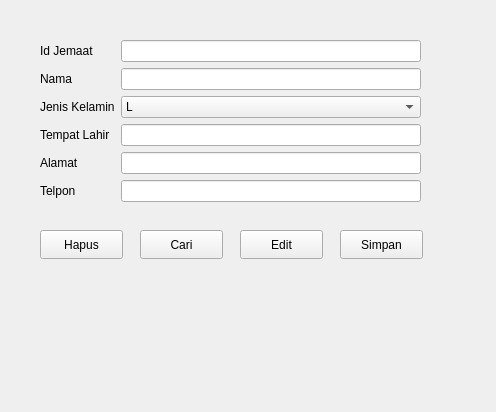
<?xml version="1.0" encoding="UTF-8"?>
<ui version="4.0">
 <class>FormJemaat</class>
 <widget class="QWidget" name="FormJemaat">
  <property name="geometry">
   <rect>
    <x>0</x>
    <y>0</y>
    <width>496</width>
    <height>412</height>
   </rect>
  </property>
  <property name="windowTitle">
   <string>Form</string>
  </property>
  <widget class="QWidget" name="formLayoutWidget">
   <property name="geometry">
    <rect>
     <x>40</x>
     <y>40</y>
     <width>381</width>
     <height>181</height>
    </rect>
   </property>
   <layout class="QFormLayout" name="formLayout">
    <item row="0" column="0">
     <widget class="QLabel" name="idJemaatLabel">
      <property name="text">
       <string>Id Jemaat</string>
      </property>
     </widget>
    </item>
    <item row="0" column="1">
     <widget class="QLineEdit" name="idJemaatLineEdit"/>
    </item>
    <item row="1" column="0">
     <widget class="QLabel" name="namaLabel">
      <property name="text">
       <string>Nama</string>
      </property>
     </widget>
    </item>
    <item row="1" column="1">
     <widget class="QLineEdit" name="namaLineEdit"/>
    </item>
    <item row="2" column="0">
     <widget class="QLabel" name="jenisKelaminLabel">
      <property name="text">
       <string>Jenis Kelamin</string>
      </property>
     </widget>
    </item>
    <item row="2" column="1">
     <widget class="QComboBox" name="jenisKelaminComboBox">
      <item>
       <property name="text">
        <string>L</string>
       </property>
      </item>
      <item>
       <property name="text">
        <string>P</string>
       </property>
      </item>
     </widget>
    </item>
    <item row="3" column="0">
     <widget class="QLabel" name="tempatLahirLabel">
      <property name="text">
       <string>Tempat Lahir</string>
      </property>
     </widget>
    </item>
    <item row="3" column="1">
     <widget class="QLineEdit" name="tempatLahirLineEdit"/>
    </item>
    <item row="4" column="0">
     <widget class="QLabel" name="alamatLabel">
      <property name="text">
       <string>Alamat</string>
      </property>
     </widget>
    </item>
    <item row="4" column="1">
     <widget class="QLineEdit" name="alamatLineEdit"/>
    </item>
    <item row="5" column="0">
     <widget class="QLabel" name="telponLabel">
      <property name="text">
       <string>Telpon</string>
      </property>
     </widget>
    </item>
    <item row="5" column="1">
     <widget class="QLineEdit" name="telponLineEdit"/>
    </item>
   </layout>
  </widget>
  <widget class="QPushButton" name="pushButton_4">
   <property name="geometry">
    <rect>
     <x>340</x>
     <y>230</y>
     <width>83</width>
     <height>29</height>
    </rect>
   </property>
   <property name="text">
    <string>Simpan</string>
   </property>
  </widget>
  <widget class="QPushButton" name="pushButton_2">
   <property name="geometry">
    <rect>
     <x>140</x>
     <y>230</y>
     <width>83</width>
     <height>29</height>
    </rect>
   </property>
   <property name="text">
    <string>Cari</string>
   </property>
  </widget>
  <widget class="QPushButton" name="pushButton">
   <property name="geometry">
    <rect>
     <x>40</x>
     <y>230</y>
     <width>83</width>
     <height>29</height>
    </rect>
   </property>
   <property name="text">
    <string>Hapus</string>
   </property>
  </widget>
  <widget class="QPushButton" name="pushButton_3">
   <property name="geometry">
    <rect>
     <x>240</x>
     <y>230</y>
     <width>83</width>
     <height>29</height>
    </rect>
   </property>
   <property name="text">
    <string>Edit</string>
   </property>
  </widget>
 </widget>
 <resources/>
 <connections/>
</ui>
